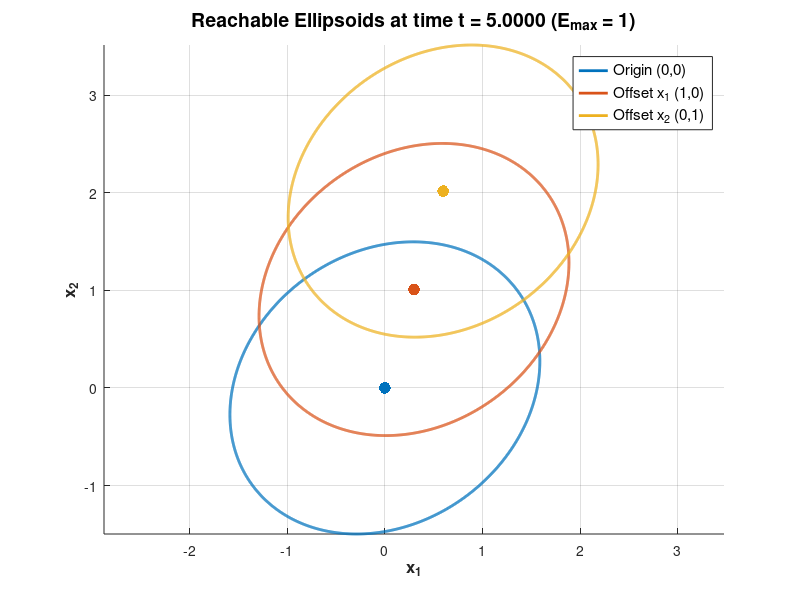

This chart was generated by the following MATLAB code:
% Clear workspace and command window
clear; clc; close all;

% 1. Prompt the user to input the time t (from the SageMath output)
t = input('Enter the optimal time t (e.g., from SageMath): ');

if isempty(t) || t <= 0
    error('Time must be a strictly positive number.');
end

% 2. Define the NEW System Matrices
A = [0.01, 1; 
    -1,    0.01];
B = [0; 
     1];

% 3. Compute State Transition Matrix e^(At)
eAt = expm(A * t);

% 4. Compute Finite-Time Gramian Wc(t) using the Matrix Exponential Trick
n = size(A, 1);
M = [A,            B*B'; 
     zeros(n, n), -A'];

% Compute exponential of the block matrix
E = expm(M * t);

% Extract the sub-blocks to get the Gramian
E12 = E(1:n, n+1:2*n);
E22 = E(n+1:2*n, n+1:2*n);
Wc = E12 * E22';

% 5. Define Initial Conditions
x0_list = [0, 1, 2; 
           0, 0, 0]; 

labels = {'Origin (0,0)', 'Offset x_1 (1,0)', 'Offset x_2 (0,1)'};
colors = lines(3); % Generate 3 distinct colors

% 6. Prepare the Plot
figure('Name', sprintf('Reachable Sets at t = %.4f', t), 'Color', 'w');
hold on; grid on;
xlabel('x_1', 'FontSize', 12, 'FontWeight', 'bold'); 
ylabel('x_2', 'FontSize', 12, 'FontWeight', 'bold');
title(sprintf('Reachable Ellipsoids at time t = %.4f (E_{max} = 1)', t), 'FontSize', 14);

% Generate 200 points around a standard unit circle
theta = linspace(0, 2*pi, 2000);
unit_circle = [cos(theta); sin(theta)];

% Matrix square root of Wc maps the unit circle exactly onto the boundary
Wc_half = sqrtm(Wc);

% 7. Plot each ellipsoid
for i = 1:size(x0_list, 2)
    x0 = x0_list(:, i);
    
    % Compute the center of the ellipsoid (zero-input response: e^At * x0)
    center = eAt * x0;
    
    % Compute the actual coordinates of the ellipsoid boundary
    ellipsoid_pts = center + Wc_half * unit_circle;
    
    % Plot the boundary curve
    plot(ellipsoid_pts(1,:), ellipsoid_pts(2,:), 'LineWidth', 2, ...
        'Color', colors(i,:), 'DisplayName', labels{i});
    
    % Plot the center dot
    plot(center(1), center(2), '.', 'MarkerSize', 25, 'Color', colors(i,:), ...
        'HandleVisibility', 'off'); 
end

% Ensure the X and Y axes are scaled equally so ellipses aren't distorted
axis equal;
legend('Location', 'best', 'FontSize', 11);
